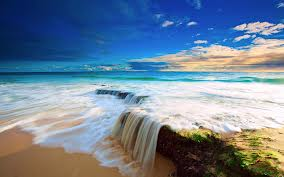
#> input picture Session_07/Images/blue.jpg, 284 x 177 px, found by its file name
$ jupyter execute --allow-errors spatialFiltering.ipynb   (older library calls are emulated)
#> lines starting #> are read from the running program, lines starting #| are printed output that depends on the picture
[cell 1]
# Import Libraries
import cv2
import numpy as np
import matplotlib.pyplot as plt

1. Convolution Function

[cell 2]
def convolve2D(image, kernel):

    image_height, image_width = image.shape
    kernel_height, kernel_width = kernel.shape

    output = np.zeros_like(image)

    # Zero padding
    pad_height = kernel_height // 2
    pad_width = kernel_width // 2
    padded_image = np.pad(image, ((pad_height, pad_height), (pad_width, pad_width)), mode='constant')
    print(padded_image)
    # Performing 2D convolution
    for i in range(image_height):
        for j in range(image_width):

            roi = padded_image[i:i+kernel_height, j:j+kernel_width]
            output[i, j] = np.sum(roi * kernel)

    return output

[cell 3]
# Image
image = np.array([[2, 5, 3, 4],
                  [9, 20, 8, 8],
                  [11, 10, 11, 12],
                  [13, 14, 10, 9]])

# Kernel
kernel = np.array([[1/9, 1/9, 1/9],
                   [1/9, 1/9, 1/9],
                   [1/9, 1/9, 1/9]])


result = convolve2D(image, kernel)

print("Original Image:")
print(image)

print("\nConvolved Image:")
print(result)

2. Creating Custom Filters

[cell 4]
# Import an image
img = cv2.imread(r'images\blue.jpg', 1)
#> img is the input picture: shape (177, 284, 3); mean B, G, R 150.4, 130.7, 111.8

[cell 5]
kernal = np.ones((5, 5), np.float32)/25

kernal2 = np.ones((9, 9), np.float32)/81

kernal3 = np.array([[1, 1, 1],
                     [1, 1, 1],
                     [1, 1, 1]])

kernal4 = np.array([[-1/9, -1/9, -1/9],
                     [-1/9,  8/9, -1/9],
                     [-1/9, -1/9, -1/9]])

avg_5x5_kernal = np.array([[0.04, 0.04, 0.04, 0.04, 0.04],
                   [0.04, 0.04, 0.04, 0.04, 0.04],
                   [0.04, 0.04, 0.04, 0.04, 0.04],
                   [0.04, 0.04, 0.04, 0.04, 0.04],
                   [0.04, 0.04, 0.04, 0.04, 0.04]], dtype = np.float32)

[cell 6]
# resImg = cv2.filter2D(src, depth, kernal)
resImg1 = cv2.filter2D(img, -1, kernal)
resImg2 = cv2.filter2D(img, -1, kernal2)
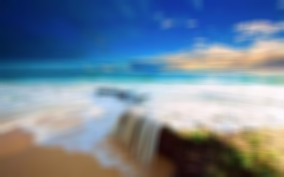
#> resImg2: shape (177, 284, 3); mean B, G, R 150.4, 130.7, 111.8
resImg3 = cv2.filter2D(img, -1, kernal3)
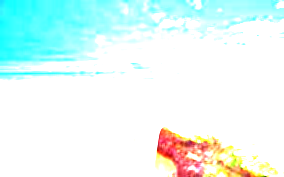
#> resImg3: shape (177, 284, 3); mean B, G, R 246.4, 249.9, 227

[cell 7]
# Plot

titles = ['Original Image', 'Image with Kernal', 'Image with Kernal2', 'Image with Kernal3']
images = [img, resImg1, resImg2, resImg3]

plt.figure(figsize=(10, 10), num='test.img')

for i in range(4):
    plt.subplot(1, 4, i+1)
    plt.title(titles[i], fontsize = 10)
    plt.xticks([]), plt.yticks([])
    plt.imshow(images[i], 'gray')
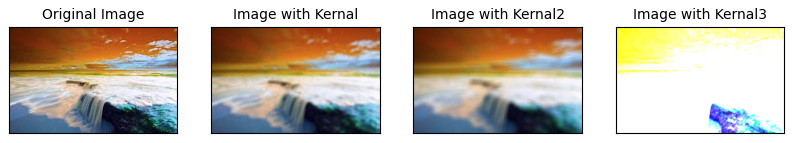
#> figure drawn by matplotlib, 4 panels; B, G, R data is drawn as R, G, B

3. Low Pass Filters (Image Smoothing / De-noising)

Image Blurring (Image Smoothing)

###### Image blurring is achieved by convolving the image with a low-pass filter kernel. It is useful for removing noise (de-noising).
###### This removes high frequency content (e.g: noise, edges) from the image resulting in edges being blurred when this is filter is applied.

i. Averaging

###### averaging means 1/size of the image.

[cell 8]
img = cv2.imread(r'Images/test_pattern_blurring_orig.tif', 0)
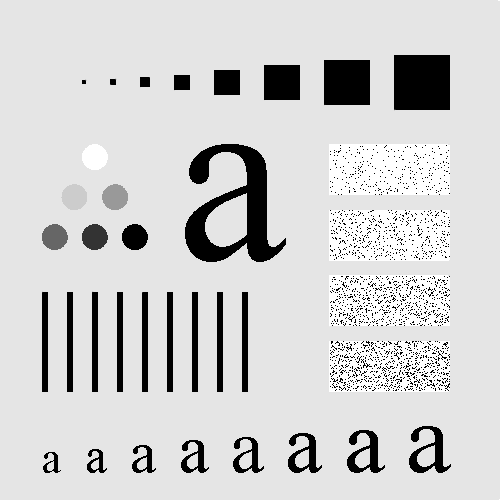
#> input picture Session_07/Images/test_pattern_blurring_orig.tif, 500 x 500 px
#> img is the input picture: shape (500, 500); min 0, max 255, mean 207.4

# blur = cv2.blur(image, kernal_size)                   # A 3x3 normalized box filter (K) would look like this : K = 1/9[[1,1,1],[1,1,1],[1,1,1]]
blurAv1 = cv2.blur(img, (5,5))

# blur = cv2.blur(image, depth, kernal_size)
blurAv2 = cv2.boxFilter(img, -1, (5,5))

[cell 9]
# Plot

titles = ['Original Image', 'Filter 1', 'Filter 2']
images = [img, blurAv1, blurAv2]

plt.figure(figsize=(10, 10), num='test.img')

for i in range(3):
    plt.subplot(1, 3, i+1)
    plt.title(titles[i], fontsize = 10)
    plt.xticks([]), plt.yticks([])
    plt.imshow(images[i], 'gray')

ii. Gaussian Filtering

[cell 10]
# cv2.GaussianBlur(image, kernal_size, sd)
blurGaus = cv2.GaussianBlur(img, (5,5), 0)

[cell 11]
# original image
plt.subplot(121)
plt.title('Original Image', fontsize = 8)
plt.xticks([]), plt.yticks([])
plt.imshow(img, 'gray')

# Output image
plt.subplot(122)
plt.title('After Guassian Filter', fontsize = 8)
plt.xticks([]), plt.yticks([])
plt.imshow(blurGaus, 'gray')

iii. Median Filtering

[cell 12]
# cv2.medianBlur(image, kernal_size)
blurMed = cv2.medianBlur(img, 5)      # 5 -> (5,5)

[cell 13]
# original image
plt.subplot(121)
plt.title('Original Image', fontsize = 8)
plt.xticks([]), plt.yticks([])
plt.imshow(img, 'gray')

# Output image
plt.subplot(122)
plt.title('After Median Filter', fontsize = 8)
plt.xticks([]), plt.yticks([])
plt.imshow(blurMed, 'gray')

###### bileteral filtering -> preserve the edges
###### gaussian function for edge blurring
######      difference of intensities
######      Proximity of center

###### we use both above function to make a new guassian function for get the Bileteral filter coefficients.

Q. study the effects of sigmaColor, sigmaSpace parameters o the cv2.bilateralFilter() on the output image.

[cell 14]
image = cv2.imread(r'Images/img_mri_brain_tumor.jpg', 0)

# blurBile = cv2.bilateralFilter(image, neighborhood, sigmaColor, sigmaSpace)
#> (the rest of this cell did not finish here and is left out)

[cell 15]
# original image
plt.subplot(121)
plt.title('Original Image', fontsize = 8)
plt.xticks([]), plt.yticks([])
#> (the rest of this cell did not finish here and is left out)

4. High Pass Filters (Image Gradients & Sharpening)

######  A high pass filter tends to retain the high frequency information within an image while reducing the low frequency information.
###### The kernel of the high pass filter is designed to increase the brightness of the center pixel relative to neighboring pixels

###### An image gradient is a directional change in the intensity or color in an image.
###### The gradient of the image is one of the fundamental building blocks in image processing.
###### For example, the Canny edge detector uses image gradient for edge detection.

i. Sobel Filter

[cell 16]
img = cv2. imread(r'images/sudoku-original.jpg', 0)
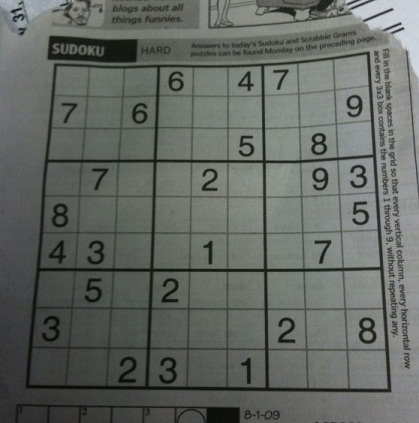
#> input picture Session_07/Images/sudoku-original.jpg, 419 x 423 px, found by its file name
#> img: shape (423, 419); min 5, max 218, mean 101.9

# cv2.Sobel(images, cv2_dtype, xAxis, yAxis, ksize = 3)
# vertical -> xAxis = 1

grad_x = cv2.Sobel(img, cv2.CV_8U, 1, 0, ksize=3)
grad_x2 = cv2.Sobel(img, cv2.CV_32F, 1, 0, ksize=3)
grad_x3 = cv2.Sobel(img, cv2.CV_64F, 1, 0, ksize=3)

# horizontal -> yAxis = 1
grad_y = cv2.Sobel(img, cv2.CV_8U, 0, 1, ksize=3)
grad_y2 = cv2.Sobel(img, cv2.CV_32F, 0, 1, ksize=3)
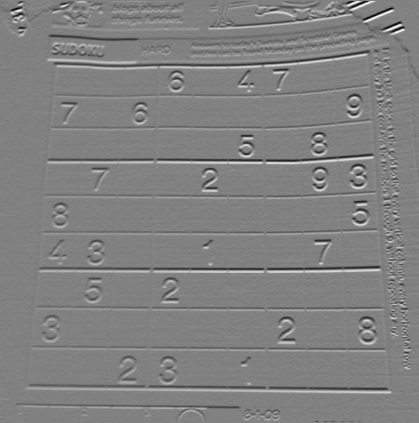
#> grad_y2: shape (423, 419) float32; min -577, max 556, mean -1; drawn with min black and max white
grad_y3 = cv2.Sobel(img, cv2.CV_64F, 0, 1, ksize=3)

# both axes
grad_xy = cv2.Sobel(img, cv2.CV_8U, 1, 1, ksize=3)

# vertical + horizontal
grad_xy_ = grad_x + grad_y

[cell 17]
# Plot

titles = ['Original Image', 'Gradiant x', 'Gradiant x2', 'Gradiant y', 'Gradiant y2', 'Gradiant xy']
images = [img, grad_x, grad_x2, grad_y, grad_y2, grad_xy_]

plt.figure(figsize=(13, 8), num='test.img')

for i in range(6):
    if i<3:
        plt.subplot(2, 3, i+1)
        plt.title(titles[i], fontsize = 10)
        plt.xticks([]), plt.yticks([])
        plt.imshow(images[i], 'gray')
    else:
        plt.subplot(2, 3, i+1)
        plt.title(titles[i], fontsize = 10)
        plt.xticks([]), plt.yticks([])
        plt.imshow(images[i], 'gray')

######  In the previous lecture note (L07), Sobel output data type was cv2.CV_8U or  np.uint8.  But  there  is  a  slight  problem  with  that.  Black-to-White transition is taken as Positive slope (it has a positive value) while White-to-Black transition is taken as a Negative slope (It has negative value). So when you convert data to np.uint8, all negative slopes are made zero. In simple words, you miss that edge.If you want to detect both edges, better option is to keep the output data type  to  some  higher  forms,  like  cv2.CV_16S,  cv2.CV_64F  etc,  take  its absolute value and then convert back to cv2.CV_8U.

[cell 18]
img = cv2.imread(r'images/sudoku-original.jpg', 0)

# output dtype = cv2.CV_8U
sobelx8u = cv2.Sobel(img, cv2.CV_8U, 1, 0, ksize=3)

# output dtype = cv2.CV_64F. Then take it absolute and convert into cv2.CV_8U
sobelx64f = cv2.Sobel(img, cv2.CV_64F, 1, 0, ksize=3)
absSobel64f = cv2.convertScaleAbs(sobelx64f)
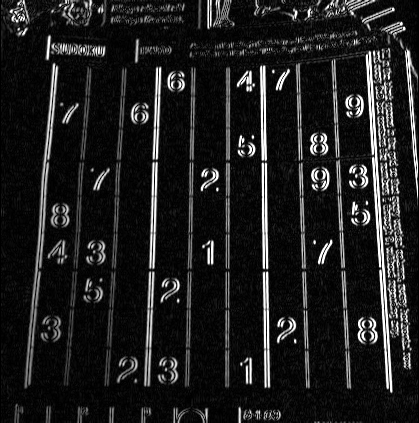
#> absSobel64f: shape (423, 419); min 0, max 255, mean 31.4
sobel8U = np.uint8(absSobel64f)

ii. Laplacian Filter

[cell 19]
# watch out the signed and unsigned

    # black -> white -> +
    # white -> black -> - -----> use signed

[cell 20]
img = cv2.imread(r'Images/sudoku-original.jpg', 0)

# cv2.Laplacian(src_gray, cv2_dtype, ksize=kernal_size)

laplacian1 = cv2.Laplacian(img, cv2.CV_8U, ksize=3)
laplacian2 = cv2.Laplacian(img, cv2.CV_16U, ksize=3)
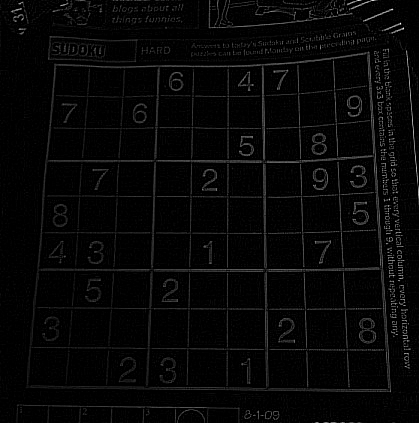
#> laplacian2: shape (423, 419) uint16; min 0, max 774, mean 21.5; drawn with min black and max white

[cell 21]
# Plot

titles = ['Original Image', 'Laplacian Filter 8U', 'Laplacian Filter 16U']
images = [img, laplacian1, laplacian2]

plt.figure(figsize=(13, 10), num='test.img')

for i in range(3):
    plt.subplot(1, 3, i+1)
    plt.title(titles[i], fontsize = 10)
    plt.xticks([]), plt.yticks([])
    plt.imshow(images[i], 'gray')

5. Unsharp masking

###### Steps
###### 1. Blur the original image. We know by smoothing an image we suppress most of the high-frequency components.
###### 2. Subtract thissmoothed image from theoriginal image (theresulting difference is known as a mask).
###### 3. Add this mask back to the original image[ use addWeighted() ]

[cell 22]
img = cv2.imread(r'Images/blurry_moon.tif', 0)
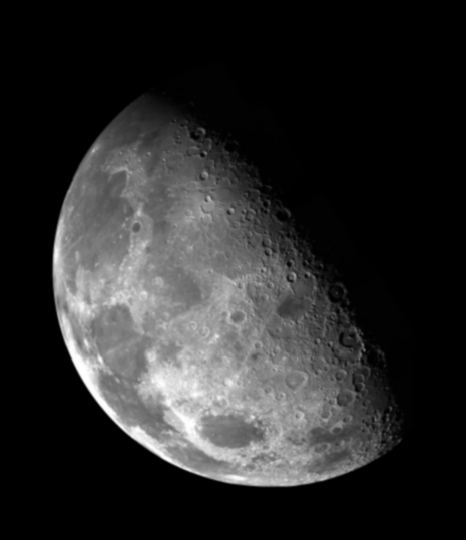
#> input picture Session_07/Images/blurry_moon.tif, 466 x 540 px
#> img is the input picture: shape (540, 466); min 0, max 254, mean 42.7

[cell 23]
# method 01
# Blur the image - GaussianBlur
guass1 = cv2.GaussianBlur(img, (11,11), 0)

# Apply unsharp masking
sharpned_img1 = cv2.addWeighted(img, 2, guass1, -1, 0)

[cell 24]
plt.figure(figsize=(13, 10), num='test.img')

# original image
plt.subplot(131)
plt.title('Original Image', fontsize = 8)
plt.xticks([]), plt.yticks([])
plt.imshow(img, 'gray')

# Unsharp Masking 1
plt.subplot(132)
plt.title('Unsharp Masking 1', fontsize = 8)
plt.xticks([]), plt.yticks([])
plt.imshow(sharpned_img1, 'gray')

[cell 25]
# method 02
# Blur the image - GaussianBlur
guass2 = cv2.GaussianBlur(img, (13,13), 0)

# create the mask
mask = cv2.subtract(img, guass2)
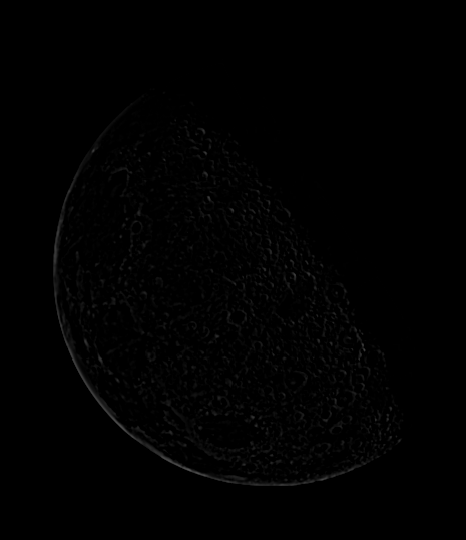
#> mask: shape (540, 466); min 0, max 83, mean 1.3

# add mask and the original image
sharpned_image2 = cv2.add(img, cv2.multiply(mask, 0.95))

[cell 26]
# Plot

titles = ['Original Image', 'Mask', 'Unsharp Masking 2']
images = [img, mask, sharpned_image2]

plt.figure(figsize=(13, 10), num='test.img')

for i in range(3):
    plt.subplot(1, 3, i+1)
    plt.title(titles[i], fontsize = 10)
    plt.xticks([]), plt.yticks([])
    plt.imshow(images[i], 'gray')
